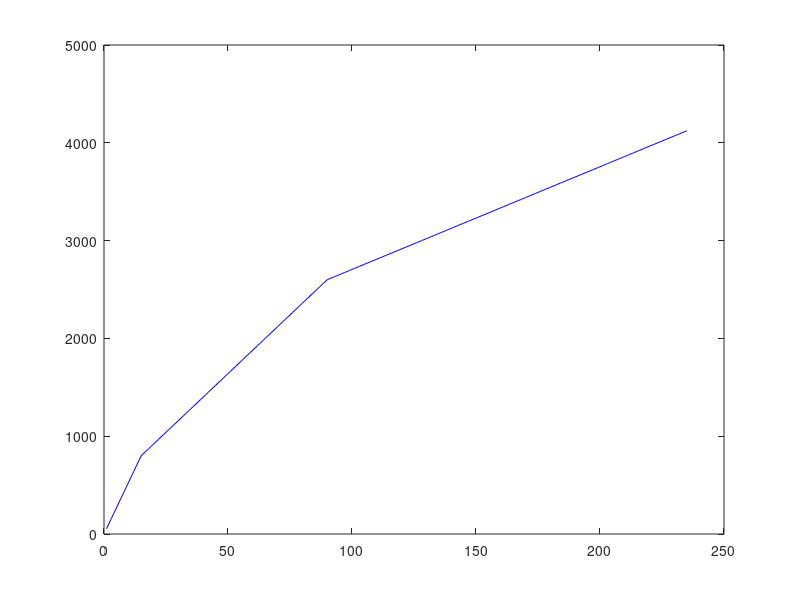

Here is the MATLAB script that generated this plot: (Note: this script raises an error after producing the figure.)
% Charge curve: capacity as a function of time
C_mac = @(t) (t*160/3).*((t >= 0) & (t < 15)) + (800+24*(t-15)).*((t >= 15) & (t < 90)) + (2600+(t-90)*(4123-2600)/145).*((t >= 90) & (t < 235)) + (4123).*(t >= 235);
chargeData_mac = C_mac(1:235); % 235 min charge time, the last index needs to map to 0 since (dis)charging has stopped

% Discharge curve of My Mac Book: capacity as a function of time
D_mac = @(t) (-t*4123/135+4123).*(t<=135) + (0).*(t>135);
dischargeData_mac = D_mac(1:135);  % 135 min discharge time, the last index needs to map to 0 since (dis)charging has stopped

% power trace as a function of capacity
P_mac = @(c) (54.9).*(c >= 0 & c < 800) + (36.25).*(c >= 800 & c < 2600) + (24.75).*(c >= 2600 & c < 4000) + (24.75+(c-4000)*(18.5-25.2)/123).*(c >= 4000 & c < 4123) + (16.4).*(c >= 4123);

% capacity and power traces for one MacBook 2006 during charging
chargeTrace_mac = zeros(2,length(chargeData_mac));   
chargeTrace_mac(1,:) = chargeData_mac;
chargeTrace_mac(2,:) = P_mac(chargeData_mac);

% caapcity and power traces during discharging
dischargeTrace_mac = zeros(2,length(dischargeData_mac));
dischargeTrace_mac(1,:) = dischargeData_mac;

% plot 1 cycle
plot(chargeData_mac,'Color','b'); hold on; plot(237:373,dischargeData_mac,'Color','m');
